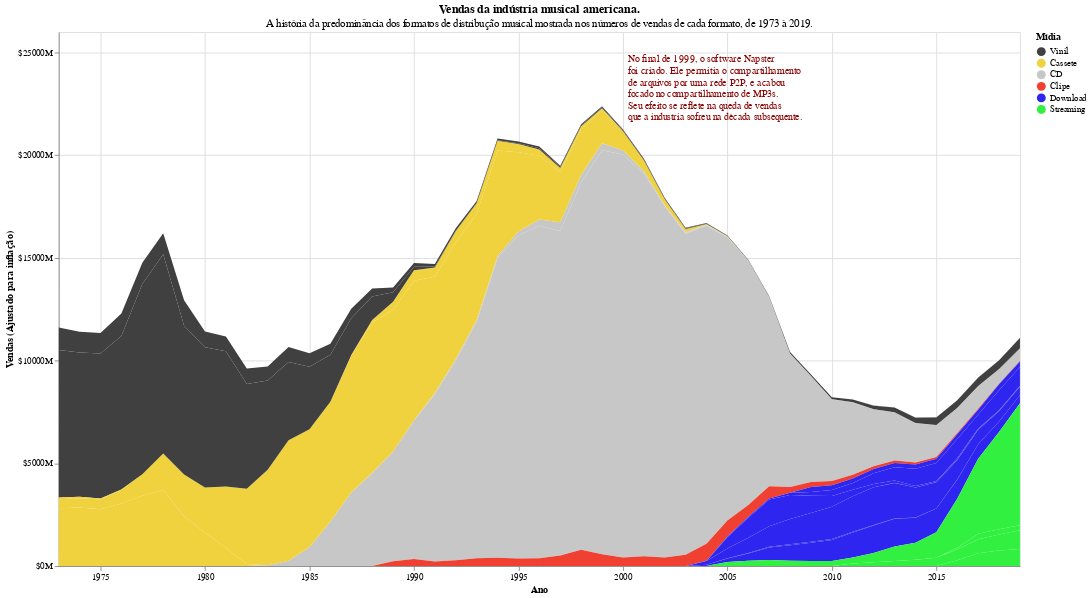

Source (notebook cell):
### Markdown cell above
A anotação de texto segue o mesmo esquema das outras: recebe um dataframe com a posição e o texto. Como o texto é extenso e não ficaria bom em uma linha só, é preciso usar o método `transform_calculate` para realizar uma simples operação de quebra de linha.

### Code cell
textos = pd.DataFrame({
    "texto": ["No final de 1999, o software Napster \n foi criado. Ele permitia o compartilhamento\n"\
              "de arquivos por uma rede P2P, e acabou\nfocado no compartilhamento de MP3s.\n"\
              "Seu efeito se reflete na queda de vendas\nque a industria sofreu na década subsequente."],
    "year": "2000-04",
    "value_actual": 24650
})
anotacao = alt.Chart(
    textos
).mark_text(
    align = "left",
    color = "darkred"
).transform_calculate(
    texto = "split(datum.texto, '\\n')"
).encode(
    x = "yearmonth(year):T", 
    y = "value_actual", 
    text = "texto"
)
base + anotacao

### Figure 1 — Vega-Lite specification as saved in the notebook (floating-point values rounded to 4 significant figures; data arrays with more than 128 entries replaced by an {"elided": "..."} marker saying what was removed)
{"config": {"view": {"continuousWidth": 300, "continuousHeight": 300}}, "layer": [{"data": {"name": "data-08bb324d8c59a9e6b887e4c393a0c238"}, "mark": {"type": "area"}, "encoding": {"color": {"field": "midia", "scale": {"domain": ["Vinil", "Cassete", "CD", "Clipe", "Download", "Streaming"], "range": ["#404040", "#f0d23e", "#C7C7C7", "#F04032", "#2E26F0", "#32F03F"]}, "title": "Mídia", "type": "nominal"}, "detail": {"field": "format", "type": "nominal"}, "x": {"axis": {"values": [1975, 1980, 1985, 1990, 1995, 2000, 2005, 2010, 2015]}, "field": "year", "timeUnit": "year", "title": "Ano", "type": "temporal"}, "y": {"axis": {"tickCount": 5, "labelExpr": "\"$\" + datum.value + \"M\""}, "field": "value_actual", "scale": {"domain": [0, 25000]}, "title": "Vendas (Ajustado para inflação)", "type": "quantitative"}}, "title": {"text": "Vendas da indústria musical americana.", "subtitle": "A história da predominância dos formatos de distribução musical mostrada nos números de vendas de cada formato, de 1973 à 2019."}, "transform": [{"filter": "datum.metric == 'Value (Adjusted)'"}]}, {"data": {"name": "data-c3ed3b04b91d8a4136458549ea02c7fd"}, "mark": {"type": "text", "align": "left", "color": "darkred"}, "encoding": {"text": {"field": "texto", "type": "nominal"}, "x": {"field": "year", "timeUnit": "yearmonth", "type": "temporal"}, "y": {"field": "value_actual", "type": "quantitative"}}, "transform": [{"calculate": "split(datum.texto, '\\n')", "as": "texto"}]}], "height": 600, "width": 1080, "$schema": "https://vega.github.io/schema/vega-lite/v5.8.0.json", "datasets": {"data-08bb324d8c59a9e6b887e4c393a0c238": {"elided": "3008 records"}, "data-c3ed3b04b91d8a4136458549ea02c7fd": [{"texto": "No final de 1999, o software Napster \n foi criado. Ele permitia o compartilhamento\nde arquivos por uma rede P2P, e acabou\nfocado no compartilhamento de MP3s.\nSeu efeito se reflete na queda de vendas\nque a industria sofreu na década subsequente.", "year": "2000-04", "value_actual": 24650}]}}
